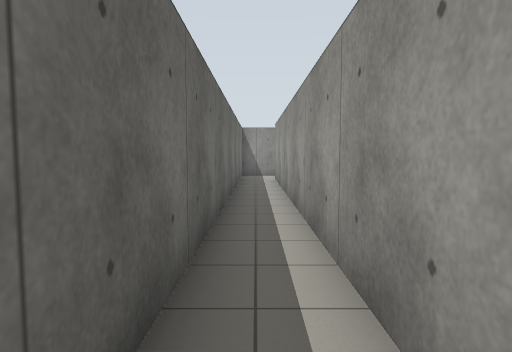
[1] (above)

13 first-person views from a walk through a Gazebo world. The camera is 1.2 m above the floor, tilts 4° down and sees 75° across. The floor is counted in squares, 1 m on a side. Each view is taken from the middle of a square. On the plan, view 1 faces up. The plan holds only what a view shows up to about 13 squares ahead; the rest is blank.

[2]
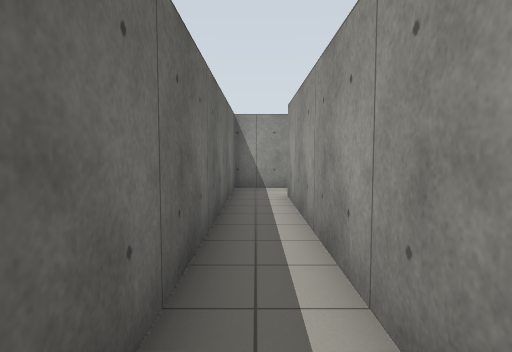

[3]
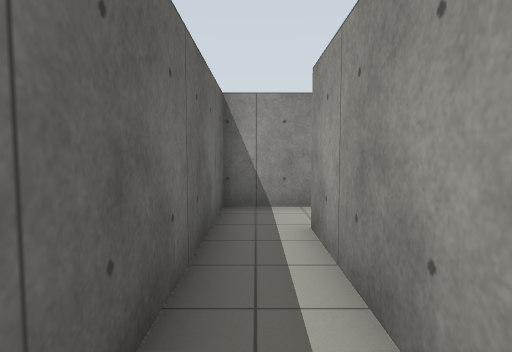

[4]
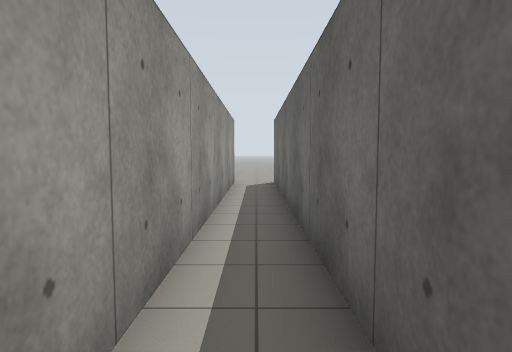

[5]
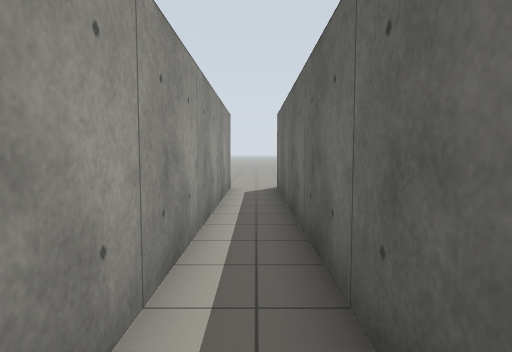

[6]
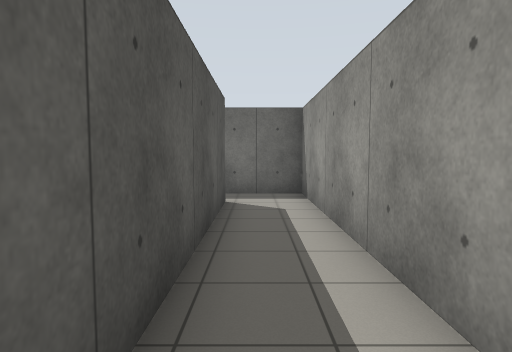

[7]
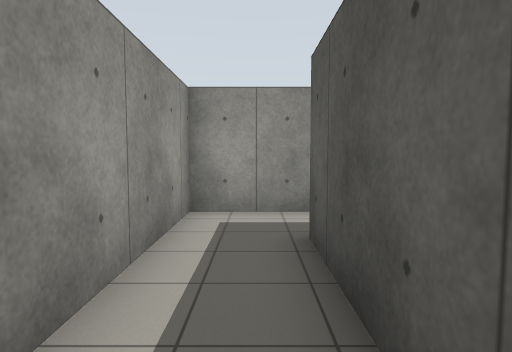

[8]
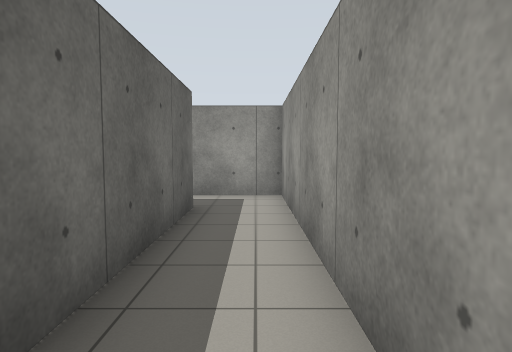

[9]
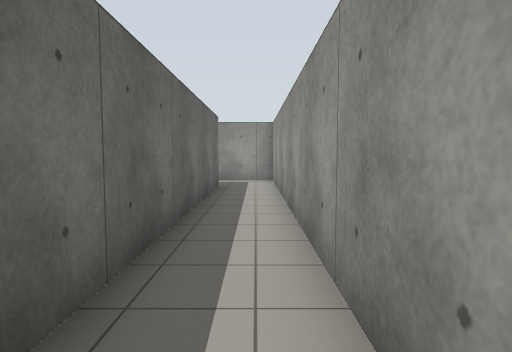

[10]
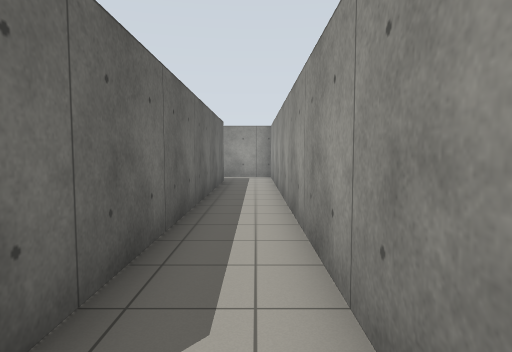

[11]
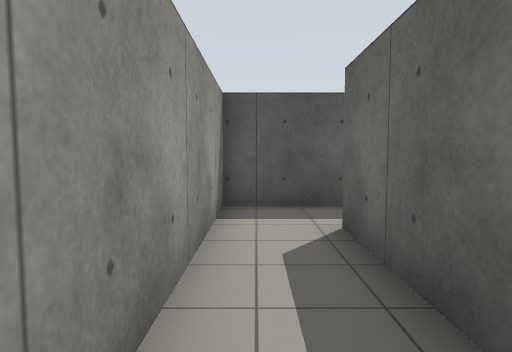

[12]
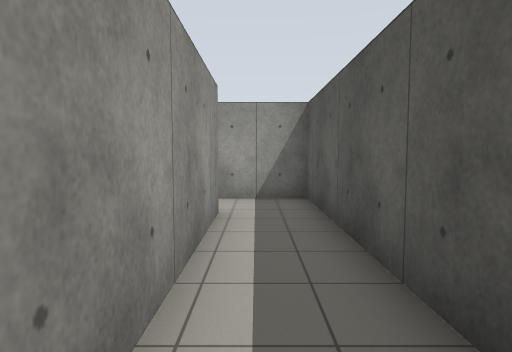

[13]
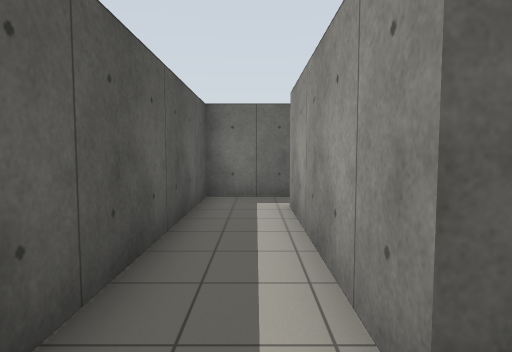

### Floor plan
Ten units are one square. View 1 is at (0, 0); x grows to the right and y downward. Boxes are objects, and circles mark ways between rooms. Rooms are numbered by the first view taken in them; rooms with no view inside come last. Other rooms are left out.
<svg viewBox="-12 -179 124 194">
<path fill="none" stroke="#000" d="M9 4 9 -153M5 -174 -7 -174 -7 5M9 -153 86 -153 86 -17M107 -14 107 -174 5 -174M86 -17 26 -17M10 -20 10 3 107 3 107 -14"/>
<circle cx="10" cy="-160" r="3" fill="#2a7"/>
<circle cx="100" cy="-20" r="3" fill="#2a7"/>
<text x="0" y="-80">1</text>
<text x="100" y="-120">2</text>
<text x="60" y="-10">3</text>
</svg>
Room 1 opens to room 2. Room 2 opens to room 3.

Where each view was taken, in squares from view 1:
view 1: 0 up, 0 right, facing up
view 2: 6 up, 0 right, facing up
view 3: 10 up, 0 right, facing up
view 4: 13 up, 0 right, facing down
view 5: 11 up, 0 right, facing down
view 6: 16 up, 9 right, facing left
view 7: 16 up, 4 right, facing right
view 8: 8 up, 10 right, facing up
view 9: 3 up, 10 right, facing up
view 10: 1 up, 10 right, facing up
view 11: 7 up, 10 right, facing down
view 12: 1 up, 2 right, facing right
view 13: 1 up, 10 right, facing left
